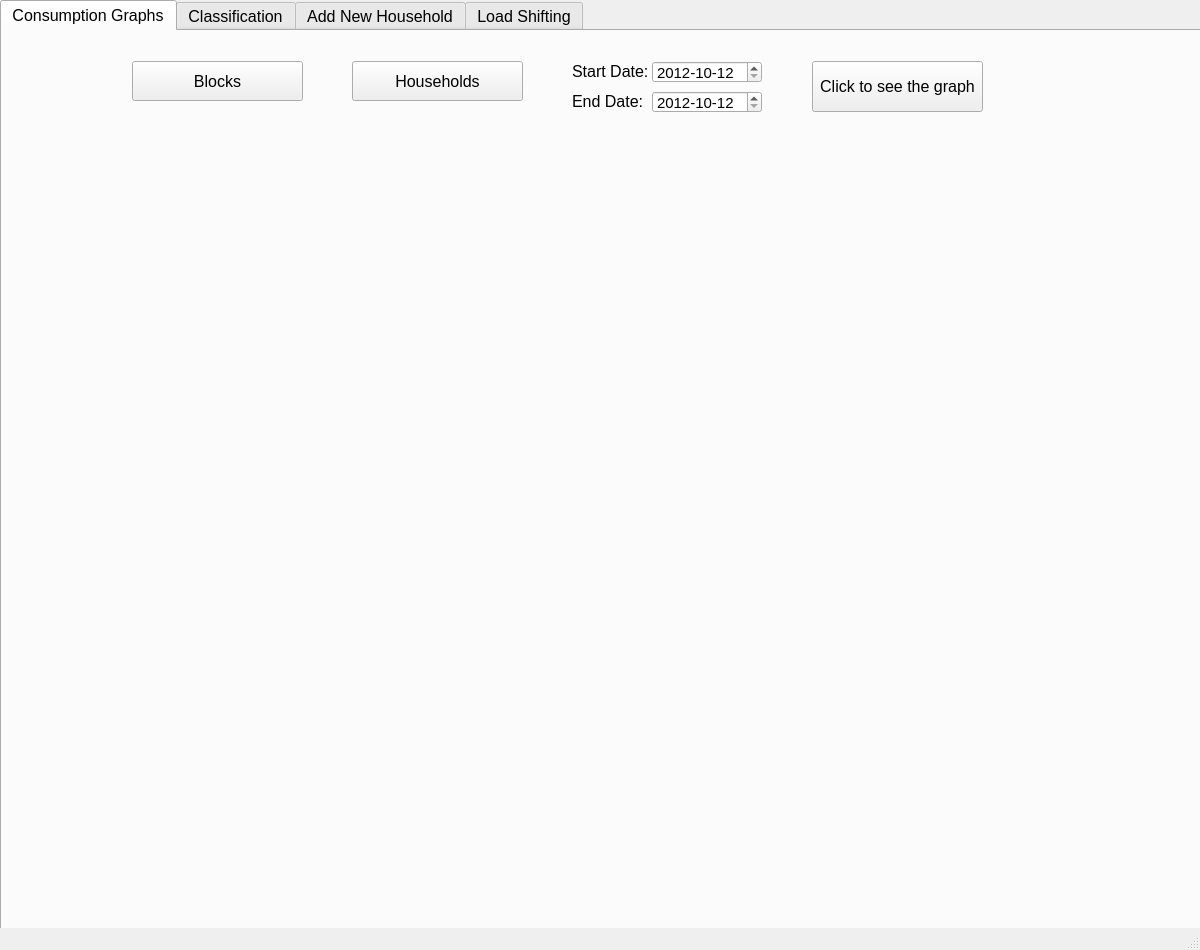
<?xml version="1.0" encoding="UTF-8"?>
<ui version="4.0">
 <class>MainWindow</class>
 <widget class="QMainWindow" name="MainWindow">
  <property name="geometry">
   <rect>
    <x>0</x>
    <y>0</y>
    <width>1200</width>
    <height>950</height>
   </rect>
  </property>
  <property name="windowTitle">
   <string>MainWindow</string>
  </property>
  <widget class="QWidget" name="centralwidget">
   <widget class="QTabWidget" name="tabWidget">
    <property name="geometry">
     <rect>
      <x>0</x>
      <y>0</y>
      <width>1491</width>
      <height>1161</height>
     </rect>
    </property>
    <property name="font">
     <font>
      <pointsize>12</pointsize>
      <weight>50</weight>
      <italic>false</italic>
      <bold>false</bold>
      <underline>false</underline>
      <strikeout>false</strikeout>
     </font>
    </property>
    <property name="currentIndex">
     <number>0</number>
    </property>
    <property name="iconSize">
     <size>
      <width>16</width>
      <height>16</height>
     </size>
    </property>
    <widget class="QWidget" name="consumptionTab">
     <property name="enabled">
      <bool>true</bool>
     </property>
     <attribute name="title">
      <string>Consumption Graphs</string>
     </attribute>
     <widget class="QPushButton" name="householdButton">
      <property name="geometry">
       <rect>
        <x>350</x>
        <y>30</y>
        <width>171</width>
        <height>40</height>
       </rect>
      </property>
      <property name="font">
       <font>
        <pointsize>12</pointsize>
       </font>
      </property>
      <property name="contextMenuPolicy">
       <enum>Qt::ActionsContextMenu</enum>
      </property>
      <property name="text">
       <string>Households</string>
      </property>
     </widget>
     <widget class="QLabel" name="endDateLabel">
      <property name="geometry">
       <rect>
        <x>570</x>
        <y>60</y>
        <width>81</width>
        <height>20</height>
       </rect>
      </property>
      <property name="font">
       <font>
        <pointsize>12</pointsize>
       </font>
      </property>
      <property name="text">
       <string>End Date:</string>
      </property>
     </widget>
     <widget class="matplotlib_widget" name="matplotlib_widget" native="true">
      <property name="geometry">
       <rect>
        <x>30</x>
        <y>100</y>
        <width>1111</width>
        <height>721</height>
       </rect>
      </property>
     </widget>
     <widget class="QLabel" name="startDateLabel">
      <property name="geometry">
       <rect>
        <x>570</x>
        <y>30</y>
        <width>81</width>
        <height>20</height>
       </rect>
      </property>
      <property name="font">
       <font>
        <pointsize>12</pointsize>
       </font>
      </property>
      <property name="text">
       <string>Start Date:</string>
      </property>
     </widget>
     <widget class="QDateEdit" name="dateEditOutput">
      <property name="geometry">
       <rect>
        <x>650</x>
        <y>60</y>
        <width>110</width>
        <height>22</height>
       </rect>
      </property>
      <property name="font">
       <font>
        <pointsize>11</pointsize>
       </font>
      </property>
      <property name="maximumDate">
       <date>
        <year>7914</year>
        <month>2</month>
        <day>28</day>
       </date>
      </property>
      <property name="minimumDate">
       <date>
        <year>2012</year>
        <month>10</month>
        <day>12</day>
       </date>
      </property>
      <property name="displayFormat">
       <string>yyyy-MM-dd</string>
      </property>
     </widget>
     <widget class="QLabel" name="label">
      <property name="geometry">
       <rect>
        <x>0</x>
        <y>0</y>
        <width>1491</width>
        <height>1051</height>
       </rect>
      </property>
      <property name="text">
       <string/>
      </property>
      <property name="pixmap">
       <pixmap>images/powerPlant2.jpg</pixmap>
      </property>
      <property name="wordWrap">
       <bool>false</bool>
      </property>
     </widget>
     <widget class="QDateEdit" name="dateEditInput">
      <property name="geometry">
       <rect>
        <x>650</x>
        <y>30</y>
        <width>110</width>
        <height>22</height>
       </rect>
      </property>
      <property name="font">
       <font>
        <pointsize>11</pointsize>
       </font>
      </property>
      <property name="maximumDate">
       <date>
        <year>7914</year>
        <month>2</month>
        <day>28</day>
       </date>
      </property>
      <property name="minimumDate">
       <date>
        <year>2012</year>
        <month>10</month>
        <day>12</day>
       </date>
      </property>
      <property name="displayFormat">
       <string>yyyy-MM-dd</string>
      </property>
     </widget>
     <widget class="QPushButton" name="graphButton">
      <property name="geometry">
       <rect>
        <x>810</x>
        <y>30</y>
        <width>171</width>
        <height>51</height>
       </rect>
      </property>
      <property name="font">
       <font>
        <pointsize>12</pointsize>
       </font>
      </property>
      <property name="text">
       <string>Click to see the graph</string>
      </property>
      <property name="checkable">
       <bool>false</bool>
      </property>
      <property name="default">
       <bool>false</bool>
      </property>
      <property name="flat">
       <bool>false</bool>
      </property>
     </widget>
     <widget class="QPushButton" name="blocksButton_1">
      <property name="geometry">
       <rect>
        <x>130</x>
        <y>30</y>
        <width>171</width>
        <height>40</height>
       </rect>
      </property>
      <property name="font">
       <font>
        <pointsize>12</pointsize>
       </font>
      </property>
      <property name="contextMenuPolicy">
       <enum>Qt::ActionsContextMenu</enum>
      </property>
      <property name="text">
       <string>Blocks</string>
      </property>
     </widget>
     <zorder>label</zorder>
     <zorder>graphButton</zorder>
     <zorder>endDateLabel</zorder>
     <zorder>householdButton</zorder>
     <zorder>dateEditOutput</zorder>
     <zorder>dateEditInput</zorder>
     <zorder>matplotlib_widget</zorder>
     <zorder>startDateLabel</zorder>
     <zorder>blocksButton_1</zorder>
    </widget>
    <widget class="QWidget" name="classificationTab">
     <attribute name="title">
      <string>Classification</string>
     </attribute>
     <widget class="QPushButton" name="classificationButton">
      <property name="geometry">
       <rect>
        <x>600</x>
        <y>50</y>
        <width>201</width>
        <height>40</height>
       </rect>
      </property>
      <property name="font">
       <font>
        <pointsize>12</pointsize>
       </font>
      </property>
      <property name="text">
       <string>Click to see classification</string>
      </property>
     </widget>
     <widget class="QLabel" name="label_2">
      <property name="geometry">
       <rect>
        <x>0</x>
        <y>0</y>
        <width>1491</width>
        <height>1051</height>
       </rect>
      </property>
      <property name="text">
       <string/>
      </property>
      <property name="pixmap">
       <pixmap>images/powerPlant2.jpg</pixmap>
      </property>
      <property name="wordWrap">
       <bool>false</bool>
      </property>
     </widget>
     <widget class="QLabel" name="figureLabel_1">
      <property name="geometry">
       <rect>
        <x>110</x>
        <y>140</y>
        <width>960</width>
        <height>720</height>
       </rect>
      </property>
      <property name="text">
       <string/>
      </property>
     </widget>
     <widget class="QPushButton" name="blocksButton_2">
      <property name="geometry">
       <rect>
        <x>360</x>
        <y>50</y>
        <width>171</width>
        <height>40</height>
       </rect>
      </property>
      <property name="font">
       <font>
        <pointsize>12</pointsize>
       </font>
      </property>
      <property name="contextMenuPolicy">
       <enum>Qt::ActionsContextMenu</enum>
      </property>
      <property name="text">
       <string>Blocks</string>
      </property>
     </widget>
     <zorder>label_2</zorder>
     <zorder>classificationButton</zorder>
     <zorder>figureLabel_1</zorder>
     <zorder>blocksButton_2</zorder>
    </widget>
    <widget class="QWidget" name="newHouseholdTab">
     <attribute name="title">
      <string>Add New Household</string>
     </attribute>
     <widget class="QLineEdit" name="houseID">
      <property name="geometry">
       <rect>
        <x>340</x>
        <y>20</y>
        <width>210</width>
        <height>40</height>
       </rect>
      </property>
      <property name="styleSheet">
       <string notr="true">border-radius: 20px;
font: 11pt &quot;MS Shell Dlg 2&quot;;</string>
      </property>
      <property name="text">
       <string/>
      </property>
      <property name="placeholderText">
       <string comment="0">House ID</string>
      </property>
     </widget>
     <widget class="QLineEdit" name="peakTime">
      <property name="geometry">
       <rect>
        <x>600</x>
        <y>20</y>
        <width>210</width>
        <height>40</height>
       </rect>
      </property>
      <property name="styleSheet">
       <string notr="true">border-radius: 20px;
font: 11pt &quot;MS Shell Dlg 2&quot;;</string>
      </property>
      <property name="text">
       <string/>
      </property>
      <property name="placeholderText">
       <string>Peak Load Time</string>
      </property>
     </widget>
     <widget class="QLineEdit" name="energy">
      <property name="geometry">
       <rect>
        <x>860</x>
        <y>20</y>
        <width>210</width>
        <height>40</height>
       </rect>
      </property>
      <property name="styleSheet">
       <string notr="true">border-radius: 20px;
font: 11pt &quot;MS Shell Dlg 2&quot;;</string>
      </property>
      <property name="text">
       <string/>
      </property>
      <property name="placeholderText">
       <string>Total Consumed Energy (kW)</string>
      </property>
     </widget>
     <widget class="QPushButton" name="showButton">
      <property name="geometry">
       <rect>
        <x>515</x>
        <y>80</y>
        <width>131</width>
        <height>40</height>
       </rect>
      </property>
      <property name="font">
       <font>
        <pointsize>12</pointsize>
       </font>
      </property>
      <property name="styleSheet">
       <string notr="true"/>
      </property>
      <property name="text">
       <string>Add and Show</string>
      </property>
     </widget>
     <widget class="QLabel" name="label_4">
      <property name="geometry">
       <rect>
        <x>0</x>
        <y>0</y>
        <width>1491</width>
        <height>1051</height>
       </rect>
      </property>
      <property name="text">
       <string/>
      </property>
      <property name="pixmap">
       <pixmap>images/powerPlant2.jpg</pixmap>
      </property>
      <property name="wordWrap">
       <bool>false</bool>
      </property>
     </widget>
     <widget class="QLabel" name="figureLabel_2">
      <property name="geometry">
       <rect>
        <x>100</x>
        <y>170</y>
        <width>960</width>
        <height>720</height>
       </rect>
      </property>
      <property name="text">
       <string/>
      </property>
     </widget>
     <widget class="QPushButton" name="blocksButton_3">
      <property name="geometry">
       <rect>
        <x>120</x>
        <y>20</y>
        <width>171</width>
        <height>40</height>
       </rect>
      </property>
      <property name="font">
       <font>
        <pointsize>12</pointsize>
       </font>
      </property>
      <property name="contextMenuPolicy">
       <enum>Qt::ActionsContextMenu</enum>
      </property>
      <property name="text">
       <string>Blocks</string>
      </property>
     </widget>
     <zorder>label_4</zorder>
     <zorder>houseID</zorder>
     <zorder>peakTime</zorder>
     <zorder>energy</zorder>
     <zorder>showButton</zorder>
     <zorder>figureLabel_2</zorder>
     <zorder>blocksButton_3</zorder>
    </widget>
    <widget class="QWidget" name="loadShiftingTab">
     <attribute name="title">
      <string>Load Shifting</string>
     </attribute>
     <widget class="QLabel" name="label_5">
      <property name="geometry">
       <rect>
        <x>0</x>
        <y>0</y>
        <width>1491</width>
        <height>1051</height>
       </rect>
      </property>
      <property name="text">
       <string/>
      </property>
      <property name="pixmap">
       <pixmap>images/powerPlant2.jpg</pixmap>
      </property>
      <property name="wordWrap">
       <bool>false</bool>
      </property>
     </widget>
     <widget class="QPushButton" name="blocksButton_4">
      <property name="geometry">
       <rect>
        <x>220</x>
        <y>60</y>
        <width>171</width>
        <height>40</height>
       </rect>
      </property>
      <property name="font">
       <font>
        <pointsize>12</pointsize>
       </font>
      </property>
      <property name="contextMenuPolicy">
       <enum>Qt::ActionsContextMenu</enum>
      </property>
      <property name="text">
       <string>Blocks</string>
      </property>
     </widget>
     <widget class="QLabel" name="figureLabel_3">
      <property name="geometry">
       <rect>
        <x>40</x>
        <y>230</y>
        <width>544</width>
        <height>408</height>
       </rect>
      </property>
      <property name="text">
       <string/>
      </property>
     </widget>
     <widget class="QLabel" name="figureLabel_4">
      <property name="geometry">
       <rect>
        <x>610</x>
        <y>230</y>
        <width>544</width>
        <height>408</height>
       </rect>
      </property>
      <property name="text">
       <string/>
      </property>
     </widget>
     <widget class="QPushButton" name="percentageButton">
      <property name="geometry">
       <rect>
        <x>490</x>
        <y>60</y>
        <width>171</width>
        <height>40</height>
       </rect>
      </property>
      <property name="font">
       <font>
        <pointsize>12</pointsize>
       </font>
      </property>
      <property name="contextMenuPolicy">
       <enum>Qt::ActionsContextMenu</enum>
      </property>
      <property name="text">
       <string>Percentages</string>
      </property>
     </widget>
     <widget class="QPushButton" name="shiftingButton">
      <property name="geometry">
       <rect>
        <x>760</x>
        <y>60</y>
        <width>221</width>
        <height>40</height>
       </rect>
      </property>
      <property name="font">
       <font>
        <pointsize>12</pointsize>
       </font>
      </property>
      <property name="text">
       <string>Click to see shifted version</string>
      </property>
     </widget>
    </widget>
   </widget>
  </widget>
  <widget class="QMenuBar" name="menubar">
   <property name="geometry">
    <rect>
     <x>0</x>
     <y>0</y>
     <width>1200</width>
     <height>21</height>
    </rect>
   </property>
  </widget>
  <widget class="QStatusBar" name="statusbar"/>
 </widget>
 <customwidgets>
  <customwidget>
   <class>matplotlib_widget</class>
   <extends>QWidget</extends>
   <header>matplotlib_widget.h</header>
   <container>1</container>
  </customwidget>
 </customwidgets>
 <resources/>
 <connections/>
</ui>
